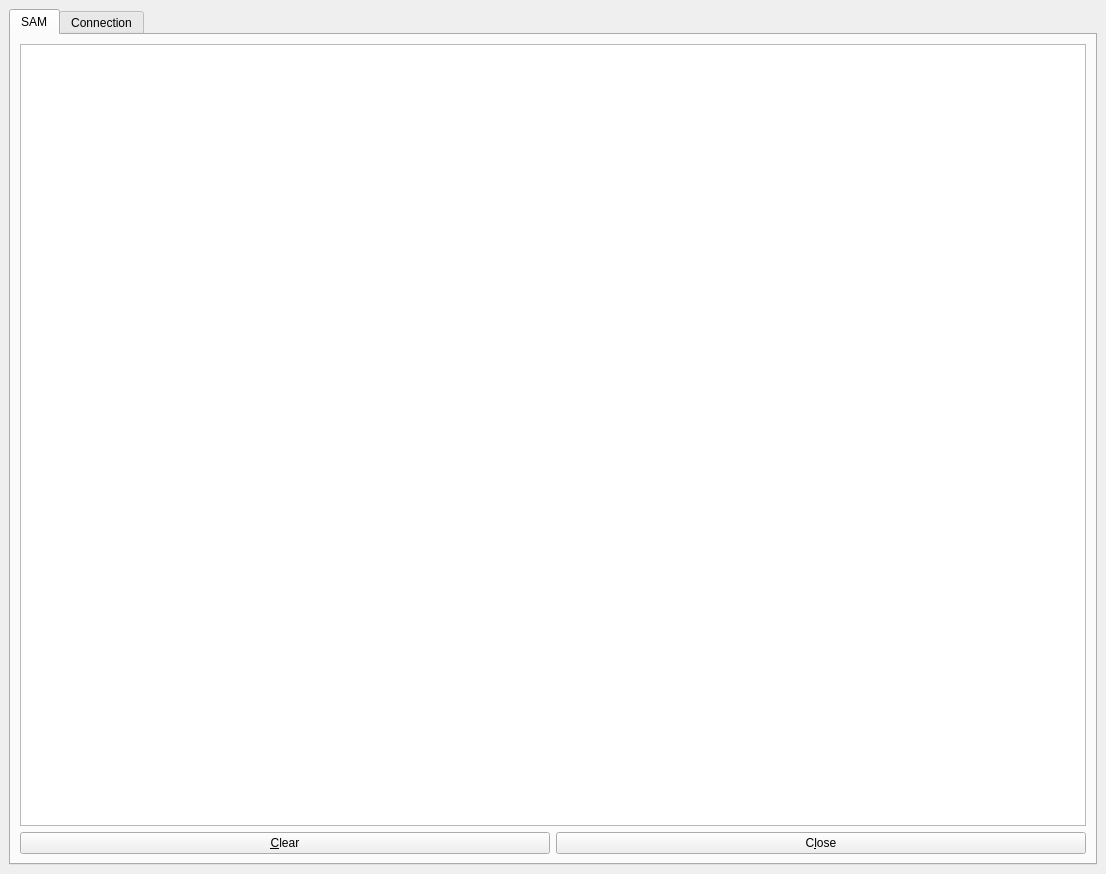
<?xml version="1.0" encoding="UTF-8"?>

<ui version="4.0">

 <class>form_DebugMessages</class>

 <widget class="QWidget" name="form_DebugMessages">

  <property name="geometry">

   <rect>

    <x>0</x>

    <y>0</y>

<width>1106</width>
<height>874</height>
   </rect>

  </property>

  <property name="windowTitle">

   <string>Debug Messages</string>

  </property>

  <property name="windowIcon">

   <iconset resource="resourcen.qrc">

    <normaloff>:/icons/debug.svg</normaloff>:/icons/debug.svg</iconset>

  </property>

  <property name="locale">

   <locale language="English" country="UnitedStates"/>

  </property>

  <layout class="QGridLayout">

   <property name="leftMargin">

    <number>9</number>

   </property>

   <property name="topMargin">

    <number>9</number>

   </property>

   <property name="rightMargin">

    <number>9</number>

   </property>

   <property name="bottomMargin">

    <number>9</number>

   </property>

   <property name="spacing">

    <number>6</number>

   </property>

   <item row="1" column="0">

    <widget class="QTabWidget" name="tabWidget">

     <property name="currentIndex">

      <number>0</number>

     </property>

     <widget class="QWidget" name="Tab_SAM">

      <attribute name="title">

       <string>SAM</string>

      </attribute>

      <layout class="QGridLayout" name="gridLayout_1">

       <item row="0" column="0">

        <layout class="QVBoxLayout" name="verticalLayout">

         <item>

          <widget class="QTextEdit" name="Sam_txt">

           <property name="font">

            <font>

             <pointsize>9</pointsize>

            </font>

           </property>

           <property name="styleSheet">

            <string notr="true"/>

           </property>

          </widget>

         </item>

         <item>

          <layout class="QHBoxLayout" name="_2">

           <property name="spacing">

            <number>6</number>

           </property>

           <property name="leftMargin">

            <number>0</number>

           </property>

           <property name="topMargin">

            <number>0</number>

           </property>

           <property name="rightMargin">

            <number>0</number>

           </property>

           <property name="bottomMargin">

            <number>0</number>

           </property>

           <item>

            <widget class="QPushButton" name="cmd_clear_sam">

             <property name="text">

              <string>&amp;Clear</string>

             </property>

            </widget>

           </item>

           <item>

            <widget class="QPushButton" name="cmd_close">

             <property name="text">

              <string>C&amp;lose</string>

             </property>

            </widget>

           </item>

          </layout>

         </item>

        </layout>

       </item>

      </layout>

     </widget>

     <widget class="QWidget" name="Tab_Connection">

      <attribute name="title">

       <string>Connection</string>

      </attribute>

      <layout class="QGridLayout" name="gridLayout_3">

       <item row="0" column="0">

        <layout class="QVBoxLayout" name="verticalLayout_3">

         <item>

          <widget class="QTextEdit" name="connection_txt">

           <property name="font">

            <font>

             <pointsize>9</pointsize>

            </font>

           </property>

          </widget>

         </item>

         <item>

          <layout class="QHBoxLayout" name="_4">

           <property name="spacing">

            <number>6</number>

           </property>

           <property name="leftMargin">

            <number>0</number>

           </property>

           <property name="topMargin">

            <number>0</number>

           </property>

           <property name="rightMargin">

            <number>0</number>

           </property>

           <property name="bottomMargin">

            <number>0</number>

           </property>

           <item>

            <widget class="QPushButton" name="cmd_Connection_snapshot">

             <property name="text">

              <string>&amp;Connection Snapshot</string>

             </property>

            </widget>

           </item>

           <item>

            <widget class="QPushButton" name="cmd_close_3">

             <property name="text">

              <string>C&amp;lose</string>

             </property>

            </widget>

           </item>

          </layout>

         </item>

        </layout>

       </item>

      </layout>

     </widget>

    </widget>

   </item>

  </layout>

 </widget>

 <resources>

  <include location="resourcen.qrc"/>

 </resources>

 <connections/>

</ui>
